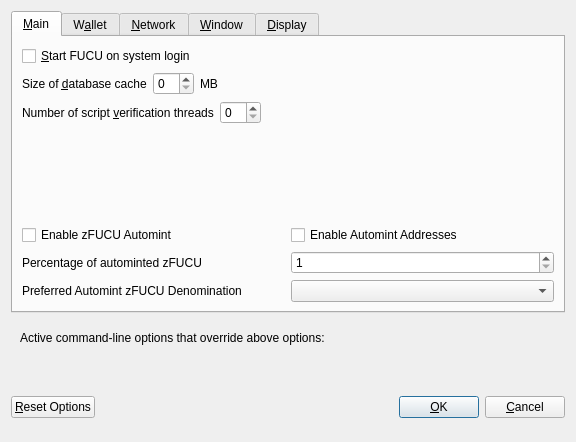
<?xml version="1.0" encoding="UTF-8"?>
<ui version="4.0">
 <class>OptionsDialog</class>
 <widget class="QDialog" name="OptionsDialog">
  <property name="geometry">
   <rect>
    <x>0</x>
    <y>0</y>
    <width>576</width>
    <height>442</height>
   </rect>
  </property>
  <property name="windowTitle">
   <string>Options</string>
  </property>
  <property name="modal">
   <bool>true</bool>
  </property>
  <layout class="QVBoxLayout" name="verticalLayout">
   <item>
    <widget class="QTabWidget" name="tabWidget">
     <property name="currentIndex">
      <number>0</number>
     </property>
     <widget class="QWidget" name="tabMain">
      <attribute name="title">
       <string>&amp;Main</string>
      </attribute>
      <layout class="QVBoxLayout" name="verticalLayout_Main">
       <item>
        <widget class="QCheckBox" name="bitcoinAtStartup">
         <property name="toolTip">
          <string>Automatically start FUCU after logging in to the system.</string>
         </property>
         <property name="text">
          <string>&amp;Start FUCU on system login</string>
         </property>
        </widget>
       </item>
       <item>
        <layout class="QHBoxLayout" name="horizontalLayout_2_Main">
         <item>
          <widget class="QLabel" name="databaseCacheLabel">
           <property name="text">
            <string>Size of &amp;database cache</string>
           </property>
           <property name="textFormat">
            <enum>Qt::PlainText</enum>
           </property>
           <property name="buddy">
            <cstring>databaseCache</cstring>
           </property>
          </widget>
         </item>
         <item>
          <widget class="QSpinBox" name="databaseCache"/>
         </item>
         <item>
          <widget class="QLabel" name="databaseCacheUnitLabel">
           <property name="text">
            <string>MB</string>
           </property>
           <property name="textFormat">
            <enum>Qt::PlainText</enum>
           </property>
          </widget>
         </item>
         <item>
          <spacer name="horizontalSpacer_2_Main">
           <property name="orientation">
            <enum>Qt::Horizontal</enum>
           </property>
           <property name="sizeHint" stdset="0">
            <size>
             <width>40</width>
             <height>20</height>
            </size>
           </property>
          </spacer>
         </item>
        </layout>
       </item>
       <item>
        <layout class="QHBoxLayout" name="horizontalLayout_3_Main">
         <item>
          <widget class="QLabel" name="threadsScriptVerifLabel">
           <property name="text">
            <string>Number of script &amp;verification threads</string>
           </property>
           <property name="textFormat">
            <enum>Qt::PlainText</enum>
           </property>
           <property name="buddy">
            <cstring>threadsScriptVerif</cstring>
           </property>
          </widget>
         </item>
         <item>
          <widget class="QSpinBox" name="threadsScriptVerif">
           <property name="toolTip">
            <string>(0 = auto, &lt;0 = leave that many cores free)</string>
           </property>
          </widget>
         </item>
         <item>
          <spacer name="horizontalSpacer_3_Main">
           <property name="orientation">
            <enum>Qt::Horizontal</enum>
           </property>
           <property name="sizeHint" stdset="0">
            <size>
             <width>40</width>
             <height>20</height>
            </size>
           </property>
          </spacer>
         </item>
        </layout>
       </item>
       <item>
        <spacer name="verticalSpacer_2">
         <property name="orientation">
          <enum>Qt::Vertical</enum>
         </property>
         <property name="sizeHint" stdset="0">
          <size>
           <width>20</width>
           <height>40</height>
          </size>
         </property>
        </spacer>
       </item>
       <item>
        <widget class="QWidget" name="verticalZbibOptionsWidget" native="true">
         <layout class="QVBoxLayout" name="verticalZbibOptionsLayout">
          <property name="margin">
           <number>0</number>
          </property>
          <item>
           <layout class="QHBoxLayout" name="horizontalAutomintingLayout">
            <item>
             <widget class="QCheckBox" name="checkBoxZeromintEnable">
              <property name="toolTip">
               <string>Enable automatic minting of FUCU units to zFUCU</string>
              </property>
              <property name="layoutDirection">
               <enum>Qt::LeftToRight</enum>
              </property>
              <property name="text">
               <string>Enable zFUCU Automint</string>
              </property>
             </widget>
            </item>
            <item>
             <widget class="QCheckBox" name="checkBoxZeromintAddresses">
              <property name="toolTip">
               <string>Enable automatic zFUCU minting from specific addresses</string>
              </property>
              <property name="layoutDirection">
               <enum>Qt::LeftToRight</enum>
              </property>
              <property name="text">
               <string>Enable Automint Addresses</string>
              </property>
             </widget>
            </item>
           </layout>
          </item>
          <item>
           <layout class="QHBoxLayout" name="horizontalZmintPercentageLayout">
            <item>
             <widget class="QLabel" name="percentage_label">
              <property name="toolTip">
               <string>Percentage of incoming FUCU which get automatically converted to zFUCU via Zerocoin Protocol (min: 10%)</string>
              </property>
              <property name="text">
               <string>Percentage of autominted zFUCU</string>
              </property>
             </widget>
            </item>
            <item>
             <widget class="QSpinBox" name="zeromintPercentage">
              <property name="minimum">
               <number>1</number>
              </property>
              <property name="maximum">
               <number>100</number>
              </property>
             </widget>
            </item>
           </layout>
          </item>
          <item>
           <layout class="QHBoxLayout" name="horizontalLayout" stretch="0,0">
            <property name="sizeConstraint">
             <enum>QLayout::SetFixedSize</enum>
            </property>
            <item>
             <widget class="QLabel" name="labelPreferredDenom">
              <property name="maximumSize">
               <size>
                <width>16777215</width>
                <height>16777215</height>
               </size>
              </property>
              <property name="toolTip">
               <string>Wait with automatic conversion to Zerocoin until enough FUCU for this denomination is available</string>
              </property>
              <property name="text">
               <string>Preferred Automint zFUCU Denomination</string>
              </property>
             </widget>
            </item>
            <item>
             <widget class="QComboBox" name="preferredDenom">
              <property name="maximumSize">
               <size>
                <width>16777215</width>
                <height>27</height>
               </size>
              </property>
              <property name="toolTip">
               <string>Wait with automatic conversion to Zerocoin until enough FUCU for this denomination is available</string>
              </property>
              <property name="maxVisibleItems">
               <number>9</number>
              </property>
              <property name="maxCount">
               <number>9</number>
              </property>
             </widget>
            </item>
           </layout>
          </item>
         </layout>
        </widget>
       </item>
      </layout>
     </widget>
     <widget class="QWidget" name="tabWallet">
      <attribute name="title">
       <string>W&amp;allet</string>
      </attribute>
      <layout class="QVBoxLayout" name="verticalLayout_Wallet">
       <item>
        <layout class="QHBoxLayout" name="horizontalLayout_2_Wallet">
         <item>
          <widget class="QLabel" name="labelStakeSplitThresholdText">
           <property name="text">
            <string>Stake split threshold:</string>
           </property>
          </widget>
         </item>
         <item>
          <widget class="QSpinBox" name="spinBoxStakeSplitThreshold">
           <property name="minimum">
            <number>1</number>
           </property>
           <property name="maximum">
            <number>999999</number>
           </property>
          </widget>
         </item>
        </layout>
       </item>
       <item>
        <widget class="QGroupBox" name="groupBox">
         <property name="title">
          <string>Expert</string>
         </property>
         <layout class="QVBoxLayout" name="verticalLayout_2">
          <item>
           <widget class="QCheckBox" name="coinControlFeatures">
            <property name="toolTip">
             <string>Whether to show coin control features or not.</string>
            </property>
            <property name="text">
             <string>Enable coin &amp;control features</string>
            </property>
           </widget>
          </item>
          <item>
           <widget class="QCheckBox" name="showMasternodesTab">
            <property name="toolTip">
             <string>Show additional tab listing all your masternodes in first sub-tab&lt;br/&gt;and all masternodes on the network in second sub-tab.</string>
            </property>
            <property name="text">
             <string>Show Masternodes Tab</string>
            </property>
           </widget>
          </item>
          <item>
           <widget class="QCheckBox" name="spendZeroConfChange">
            <property name="toolTip">
             <string>If you disable the spending of unconfirmed change, the change from a transaction&lt;br/&gt;cannot be used until that transaction has at least one confirmation.&lt;br/&gt;This also affects how your balance is computed.</string>
            </property>
            <property name="text">
             <string>&amp;Spend unconfirmed change</string>
            </property>
           </widget>
          </item>
         </layout>
        </widget>
       </item>
       <item>
        <spacer name="verticalSpacer_Wallet">
         <property name="orientation">
          <enum>Qt::Vertical</enum>
         </property>
         <property name="sizeHint" stdset="0">
          <size>
           <width>20</width>
           <height>40</height>
          </size>
         </property>
        </spacer>
       </item>
      </layout>
     </widget>
     <widget class="QWidget" name="tabNetwork">
      <attribute name="title">
       <string>&amp;Network</string>
      </attribute>
      <layout class="QVBoxLayout" name="verticalLayout_Network">
       <item>
        <widget class="QCheckBox" name="mapPortUpnp">
         <property name="toolTip">
          <string>Automatically open the FUCU client port on the router. This only works when your router supports UPnP and it is enabled.</string>
         </property>
         <property name="text">
          <string>Map port using &amp;UPnP</string>
         </property>
        </widget>
       </item>
       <item>
        <widget class="QCheckBox" name="allowIncoming">
         <property name="toolTip">
          <string>Accept connections from outside</string>
         </property>
         <property name="text">
          <string>Allow incoming connections</string>
         </property>
        </widget>
       </item>
       <item>
        <widget class="QCheckBox" name="connectSocks">
         <property name="toolTip">
          <string>Connect to the FUCU network through a SOCKS5 proxy.</string>
         </property>
         <property name="text">
          <string>&amp;Connect through SOCKS5 proxy (default proxy):</string>
         </property>
        </widget>
       </item>
       <item>
        <layout class="QHBoxLayout" name="horizontalLayout_1_Network">
         <item>
          <widget class="QLabel" name="proxyIpLabel">
           <property name="text">
            <string>Proxy &amp;IP:</string>
           </property>
           <property name="textFormat">
            <enum>Qt::PlainText</enum>
           </property>
           <property name="buddy">
            <cstring>proxyIp</cstring>
           </property>
          </widget>
         </item>
         <item>
          <widget class="QValidatedLineEdit" name="proxyIp">
           <property name="minimumSize">
            <size>
             <width>140</width>
             <height>0</height>
            </size>
           </property>
           <property name="maximumSize">
            <size>
             <width>140</width>
             <height>16777215</height>
            </size>
           </property>
           <property name="toolTip">
            <string>IP address of the proxy (e.g. IPv4: 127.0.0.1 / IPv6: ::1)</string>
           </property>
          </widget>
         </item>
         <item>
          <widget class="QLabel" name="proxyPortLabel">
           <property name="text">
            <string>&amp;Port:</string>
           </property>
           <property name="textFormat">
            <enum>Qt::PlainText</enum>
           </property>
           <property name="buddy">
            <cstring>proxyPort</cstring>
           </property>
          </widget>
         </item>
         <item>
          <widget class="QLineEdit" name="proxyPort">
           <property name="minimumSize">
            <size>
             <width>55</width>
             <height>0</height>
            </size>
           </property>
           <property name="maximumSize">
            <size>
             <width>55</width>
             <height>16777215</height>
            </size>
           </property>
           <property name="toolTip">
            <string>Port of the proxy (e.g. 9050)</string>
           </property>
          </widget>
         </item>
         <item>
          <spacer name="horizontalSpacer_1_Network">
           <property name="orientation">
            <enum>Qt::Horizontal</enum>
           </property>
           <property name="sizeHint" stdset="0">
            <size>
             <width>40</width>
             <height>20</height>
            </size>
           </property>
          </spacer>
         </item>
        </layout>
       </item>
       <item>
        <spacer name="verticalSpacer_Network">
         <property name="orientation">
          <enum>Qt::Vertical</enum>
         </property>
         <property name="sizeHint" stdset="0">
          <size>
           <width>20</width>
           <height>40</height>
          </size>
         </property>
        </spacer>
       </item>
      </layout>
     </widget>
     <widget class="QWidget" name="tabWindow">
      <attribute name="title">
       <string>&amp;Window</string>
      </attribute>
      <layout class="QVBoxLayout" name="verticalLayout_Window">
       <item>
        <widget class="QCheckBox" name="minimizeToTray">
         <property name="toolTip">
          <string>Show only a tray icon after minimizing the window.</string>
         </property>
         <property name="text">
          <string>&amp;Minimize to the tray instead of the taskbar</string>
         </property>
        </widget>
       </item>
       <item>
        <widget class="QCheckBox" name="minimizeOnClose">
         <property name="toolTip">
          <string>Minimize instead of exit the application when the window is closed. When this option is enabled, the application will be closed only after selecting Quit in the menu.</string>
         </property>
         <property name="text">
          <string>M&amp;inimize on close</string>
         </property>
        </widget>
       </item>
       <item>
        <spacer name="verticalSpacer_Window">
         <property name="orientation">
          <enum>Qt::Vertical</enum>
         </property>
         <property name="sizeHint" stdset="0">
          <size>
           <width>20</width>
           <height>40</height>
          </size>
         </property>
        </spacer>
       </item>
      </layout>
     </widget>
     <widget class="QWidget" name="tabDisplay">
      <attribute name="title">
       <string>&amp;Display</string>
      </attribute>
      <layout class="QVBoxLayout" name="verticalLayout_Display">
       <item>
        <layout class="QHBoxLayout" name="horizontalLayout_1_Display">
         <item>
          <widget class="QLabel" name="langLabel">
           <property name="text">
            <string>User Interface &amp;language:</string>
           </property>
           <property name="textFormat">
            <enum>Qt::PlainText</enum>
           </property>
           <property name="buddy">
            <cstring>lang</cstring>
           </property>
          </widget>
         </item>
         <item>
          <widget class="QValueComboBox" name="lang">
           <property name="toolTip">
            <string>The user interface language can be set here. This setting will take effect after restarting FUCU.</string>
           </property>
          </widget>
         </item>
        </layout>
       </item>
       <item>
        <widget class="QLabel" name="label_3">
         <property name="toolTip">
          <string notr="true"/>
         </property>
         <property name="statusTip">
          <string notr="true"/>
         </property>
         <property name="whatsThis">
          <string notr="true"/>
         </property>
         <property name="accessibleName">
          <string notr="true"/>
         </property>
         <property name="text">
          <string>Language missing or translation incomplete? Help contributing translations here:
https://discord.gg/PENeFRWvEj</string>
         </property>
         <property name="wordWrap">
          <bool>true</bool>
         </property>
         <property name="openExternalLinks">
          <bool>true</bool>
         </property>
         <property name="textInteractionFlags">
          <set>Qt::TextBrowserInteraction</set>
         </property>
        </widget>
       </item>
       <item>
        <layout class="QHBoxLayout" name="horizontalLayout_2_Display" stretch="0,0">
         <item>
          <widget class="QLabel" name="themeLabel">
           <property name="text">
            <string>User Interface Theme:</string>
           </property>
          </widget>
         </item>
         <item>
          <widget class="QValueComboBox" name="theme"/>
         </item>
        </layout>
       </item>
       <item>
        <widget class="QWidget" name="verticalZbibDisplayWidget" native="true">
         <layout class="QVBoxLayout" name="verticalZbibDisplayLayout">
          <property name="margin">
           <number>0</number>
          </property>
          <item>
           <widget class="Line" name="line">
            <property name="orientation">
             <enum>Qt::Horizontal</enum>
            </property>
           </widget>
          </item>
          <item>
           <layout class="QHBoxLayout" name="horizontalLayout_3_Display">
            <item>
             <widget class="QLabel" name="unitLabel">
              <property name="text">
               <string>Unit to show amounts in:</string>
              </property>
              <property name="textFormat">
               <enum>Qt::PlainText</enum>
              </property>
             </widget>
            </item>
            <item>
             <widget class="QValueComboBox" name="unit">
              <property name="toolTip">
               <string>Choose the default subdivision unit to show in the interface and when sending coins.</string>
              </property>
             </widget>
            </item>
           </layout>
          </item>
          <item>
           <layout class="QHBoxLayout" name="horizontalLayout_4_Display">
            <item>
             <widget class="QLabel" name="digitsLabel">
              <property name="text">
               <string>Decimal digits</string>
              </property>
             </widget>
            </item>
            <item>
             <widget class="QValueComboBox" name="digits"/>
            </item>
           </layout>
          </item>
          <item>
           <layout class="QHBoxLayout" name="horizontalLayout_5_Display">
            <item>
             <widget class="QCheckBox" name="checkBoxHideZeroBalances">
              <property name="toolTip">
               <string>Hide empty balances</string>
              </property>
              <property name="layoutDirection">
               <enum>Qt::LeftToRight</enum>
              </property>
              <property name="text">
               <string>Hide empty balances</string>
              </property>
             </widget>
            </item>
            <item>
             <widget class="QCheckBox" name="checkBoxHideOrphans">
              <property name="toolTip">
               <string>Hide orphan stakes in transaction lists</string>
              </property>
              <property name="text">
               <string>Hide orphan stakes</string>
              </property>
             </widget>
            </item>
            <item>
             <spacer name="horizontalSpacer">
              <property name="orientation">
               <enum>Qt::Horizontal</enum>
              </property>
              <property name="sizeHint" stdset="0">
               <size>
                <width>40</width>
                <height>20</height>
               </size>
              </property>
             </spacer>
            </item>
           </layout>
          </item>
          <item>
           <layout class="QHBoxLayout" name="horizontalLayout_6_Display">
            <item>
             <widget class="QLabel" name="thirdPartyTxUrlsLabel">
              <property name="toolTip">
               <string>Third party URLs (e.g. a block explorer) that appear in the transactions tab as context menu items. %s in the URL is replaced by transaction hash. Multiple URLs are separated by vertical bar |.</string>
              </property>
              <property name="text">
               <string>Third party transaction URLs</string>
              </property>
             </widget>
            </item>
            <item>
             <widget class="QLineEdit" name="thirdPartyTxUrls">
              <property name="toolTip">
               <string>Third party URLs (e.g. a block explorer) that appear in the transactions tab as context menu items. %s in the URL is replaced by transaction hash. Multiple URLs are separated by vertical bar |.</string>
              </property>
             </widget>
            </item>
           </layout>
          </item>
         </layout>
        </widget>
       </item>
       <item>
        <spacer name="verticalSpacer">
         <property name="orientation">
          <enum>Qt::Vertical</enum>
         </property>
         <property name="sizeHint" stdset="0">
          <size>
           <width>20</width>
           <height>40</height>
          </size>
         </property>
        </spacer>
       </item>
      </layout>
     </widget>
    </widget>
   </item>
   <item>
    <widget class="QFrame" name="frame">
     <layout class="QVBoxLayout" name="verticalLayout_Bottom">
      <item>
       <layout class="QHBoxLayout" name="horizontalLayout_Bottom">
        <item>
         <widget class="QLabel" name="overriddenByCommandLineInfoLabel">
          <property name="text">
           <string>Active command-line options that override above options:</string>
          </property>
          <property name="textFormat">
           <enum>Qt::PlainText</enum>
          </property>
         </widget>
        </item>
        <item>
         <spacer name="horizontalSpacer_Bottom">
          <property name="orientation">
           <enum>Qt::Horizontal</enum>
          </property>
          <property name="sizeHint" stdset="0">
           <size>
            <width>40</width>
            <height>20</height>
           </size>
          </property>
         </spacer>
        </item>
       </layout>
      </item>
      <item>
       <widget class="QLabel" name="overriddenByCommandLineLabel">
        <property name="text">
         <string/>
        </property>
        <property name="textFormat">
         <enum>Qt::PlainText</enum>
        </property>
        <property name="wordWrap">
         <bool>true</bool>
        </property>
       </widget>
      </item>
     </layout>
    </widget>
   </item>
   <item>
    <layout class="QHBoxLayout" name="horizontalLayout_Buttons">
     <item>
      <widget class="QPushButton" name="resetButton">
       <property name="toolTip">
        <string>Reset all client options to default.</string>
       </property>
       <property name="text">
        <string>&amp;Reset Options</string>
       </property>
       <property name="autoDefault">
        <bool>false</bool>
       </property>
      </widget>
     </item>
     <item>
      <spacer name="horizontalSpacer_1">
       <property name="orientation">
        <enum>Qt::Horizontal</enum>
       </property>
       <property name="sizeHint" stdset="0">
        <size>
         <width>40</width>
         <height>48</height>
        </size>
       </property>
      </spacer>
     </item>
     <item>
      <widget class="QLabel" name="statusLabel">
       <property name="minimumSize">
        <size>
         <width>200</width>
         <height>0</height>
        </size>
       </property>
       <property name="font">
        <font>
         <weight>75</weight>
         <bold>true</bold>
        </font>
       </property>
       <property name="text">
        <string/>
       </property>
       <property name="textFormat">
        <enum>Qt::PlainText</enum>
       </property>
       <property name="wordWrap">
        <bool>true</bool>
       </property>
      </widget>
     </item>
     <item>
      <spacer name="horizontalSpacer_2">
       <property name="orientation">
        <enum>Qt::Horizontal</enum>
       </property>
       <property name="sizeHint" stdset="0">
        <size>
         <width>40</width>
         <height>48</height>
        </size>
       </property>
      </spacer>
     </item>
     <item>
      <widget class="QPushButton" name="okButton">
       <property name="text">
        <string>&amp;OK</string>
       </property>
       <property name="autoDefault">
        <bool>false</bool>
       </property>
       <property name="default">
        <bool>true</bool>
       </property>
      </widget>
     </item>
     <item>
      <widget class="QPushButton" name="cancelButton">
       <property name="text">
        <string>&amp;Cancel</string>
       </property>
       <property name="autoDefault">
        <bool>false</bool>
       </property>
      </widget>
     </item>
    </layout>
   </item>
  </layout>
 </widget>
 <customwidgets>
  <customwidget>
   <class>QValidatedLineEdit</class>
   <extends>QLineEdit</extends>
   <header>qvalidatedlineedit.h</header>
  </customwidget>
  <customwidget>
   <class>QValueComboBox</class>
   <extends>QComboBox</extends>
   <header>qvaluecombobox.h</header>
  </customwidget>
 </customwidgets>
 <resources/>
 <connections/>
</ui>
